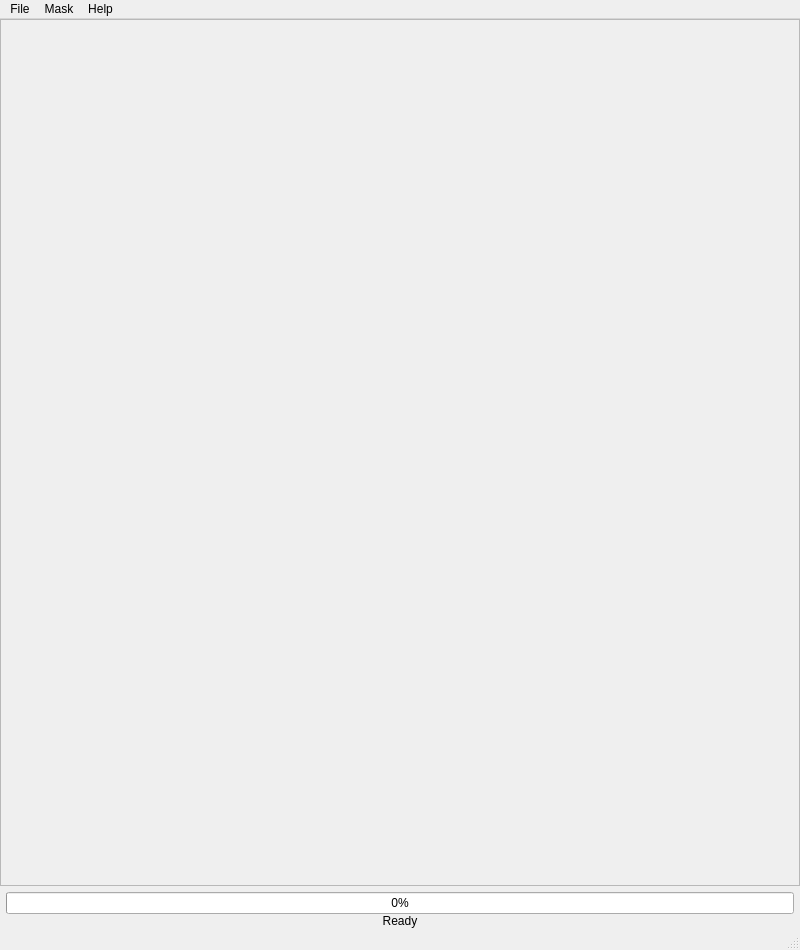
<?xml version="1.0" encoding="UTF-8"?>
<ui version="4.0">
 <class>MainWindow</class>
 <widget class="QMainWindow" name="MainWindow">
  <property name="geometry">
   <rect>
    <x>0</x>
    <y>0</y>
    <width>800</width>
    <height>950</height>
   </rect>
  </property>
  <property name="sizePolicy">
   <sizepolicy hsizetype="Maximum" vsizetype="Preferred">
    <horstretch>0</horstretch>
    <verstretch>0</verstretch>
   </sizepolicy>
  </property>
  <property name="minimumSize">
   <size>
    <width>800</width>
    <height>340</height>
   </size>
  </property>
  <property name="maximumSize">
   <size>
    <width>800</width>
    <height>16777215</height>
   </size>
  </property>
  <property name="windowTitle">
   <string>MJOLNIRGui</string>
  </property>
  <property name="windowOpacity">
   <double>1.000000000000000</double>
  </property>
  <widget class="QWidget" name="centralwidget">
   <property name="sizePolicy">
    <sizepolicy hsizetype="Expanding" vsizetype="Expanding">
     <horstretch>0</horstretch>
     <verstretch>0</verstretch>
    </sizepolicy>
   </property>
   <layout class="QVBoxLayout" name="verticalLayout_2">
    <property name="spacing">
     <number>0</number>
    </property>
    <property name="leftMargin">
     <number>0</number>
    </property>
    <property name="topMargin">
     <number>0</number>
    </property>
    <property name="rightMargin">
     <number>0</number>
    </property>
    <property name="bottomMargin">
     <number>0</number>
    </property>
    <item>
     <widget class="QScrollArea" name="scrollArea">
      <property name="sizePolicy">
       <sizepolicy hsizetype="Expanding" vsizetype="Expanding">
        <horstretch>0</horstretch>
        <verstretch>0</verstretch>
       </sizepolicy>
      </property>
      <property name="lineWidth">
       <number>0</number>
      </property>
      <property name="widgetResizable">
       <bool>true</bool>
      </property>
      <widget class="QWidget" name="scrollAreaWidgetContents">
       <property name="geometry">
        <rect>
         <x>0</x>
         <y>0</y>
         <width>798</width>
         <height>860</height>
        </rect>
       </property>
       <layout class="QHBoxLayout" name="horizontalLayout_2">
        <item>
         <layout class="QVBoxLayout" name="verticalLayout">
          <property name="sizeConstraint">
           <enum>QLayout::SetNoConstraint</enum>
          </property>
          <item>
           <widget class="QWidget" name="fixedOpen" native="true">
            <property name="sizePolicy">
             <sizepolicy hsizetype="Expanding" vsizetype="Fixed">
              <horstretch>0</horstretch>
              <verstretch>0</verstretch>
             </sizepolicy>
            </property>
            <property name="minimumSize">
             <size>
              <width>200</width>
              <height>300</height>
             </size>
            </property>
           </widget>
          </item>
          <item>
           <widget class="QWidget" name="collapsibleContainer" native="true"/>
          </item>
         </layout>
        </item>
       </layout>
      </widget>
     </widget>
    </item>
    <item>
     <layout class="QVBoxLayout" name="verticalLayout_3">
      <property name="leftMargin">
       <number>6</number>
      </property>
      <property name="topMargin">
       <number>6</number>
      </property>
      <property name="rightMargin">
       <number>6</number>
      </property>
      <item>
       <widget class="QProgressBar" name="progressBar">
        <property name="sizePolicy">
         <sizepolicy hsizetype="Preferred" vsizetype="Fixed">
          <horstretch>0</horstretch>
          <verstretch>0</verstretch>
         </sizepolicy>
        </property>
        <property name="value">
         <number>0</number>
        </property>
       </widget>
      </item>
      <item>
       <widget class="QLabel" name="progressBar_label">
        <property name="sizePolicy">
         <sizepolicy hsizetype="Preferred" vsizetype="Preferred">
          <horstretch>0</horstretch>
          <verstretch>0</verstretch>
         </sizepolicy>
        </property>
        <property name="text">
         <string>Ready</string>
        </property>
        <property name="alignment">
         <set>Qt::AlignCenter</set>
        </property>
       </widget>
      </item>
     </layout>
    </item>
   </layout>
  </widget>
  <widget class="QMenuBar" name="menubar">
   <property name="geometry">
    <rect>
     <x>0</x>
     <y>0</y>
     <width>800</width>
     <height>21</height>
    </rect>
   </property>
   <widget class="QMenu" name="menuFile">
    <property name="title">
     <string>File</string>
    </property>
    <addaction name="actionSave_GUI_state"/>
    <addaction name="actionLoad_GUI_state"/>
    <addaction name="separator"/>
    <addaction name="actionGenerate_View3d_script"/>
    <addaction name="actionGenerate_QELine_script"/>
    <addaction name="actionGenerate_QPlane_script"/>
    <addaction name="actionGenerate_1d_script"/>
    <addaction name="separator"/>
    <addaction name="actionChange_Theme"/>
    <addaction name="actionExit"/>
   </widget>
   <widget class="QMenu" name="menuMask">
    <property name="title">
     <string>Mask</string>
    </property>
    <addaction name="actionOpen_mask_gui"/>
    <addaction name="actionLoad_mask"/>
   </widget>
   <widget class="QMenu" name="menuHelp">
    <property name="title">
     <string>Help</string>
    </property>
    <addaction name="actionAbout"/>
    <addaction name="actionHelp"/>
   </widget>
   <addaction name="menuFile"/>
   <addaction name="menuMask"/>
   <addaction name="menuHelp"/>
  </widget>
  <widget class="QStatusBar" name="statusbar"/>
  <action name="actionSave_GUI_state">
   <property name="text">
    <string>Save GUI state    Ctrl+S</string>
   </property>
  </action>
  <action name="actionLoad_GUI_state">
   <property name="text">
    <string>Load GUI state    Ctrl+L</string>
   </property>
  </action>
  <action name="actionGenerate_View3d_script">
   <property name="text">
    <string>Generate View3D script</string>
   </property>
  </action>
  <action name="actionGenerate_QELine_script">
   <property name="text">
    <string>Generate QELine script</string>
   </property>
  </action>
  <action name="actionGenerate_QPlane_script">
   <property name="text">
    <string>Generate QPlane script</string>
   </property>
  </action>
  <action name="actionGenerate_1d_script">
   <property name="text">
    <string>Generate 1D script</string>
   </property>
  </action>
  <action name="actionExit">
   <property name="text">
    <string>Exit</string>
   </property>
  </action>
  <action name="actionOpen_mask_gui">
   <property name="text">
    <string>Open Mask GUI</string>
   </property>
  </action>
  <action name="actionLoad_mask">
   <property name="text">
    <string>Load Mask</string>
   </property>
  </action>
  <action name="actionAbout">
   <property name="text">
    <string>About</string>
   </property>
  </action>
  <action name="actionHelp">
   <property name="text">
    <string>Help    Ctrl+H</string>
   </property>
  </action>
  <action name="actionChange_Theme">
   <property name="text">
    <string>Change Theme</string>
   </property>
  </action>
 </widget>
 <resources/>
 <connections/>
</ui>
